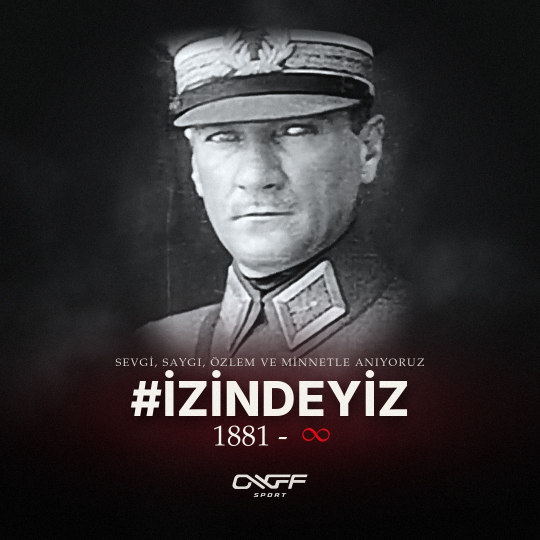
#> input picture test/test.jpg, 1080 x 1080 px (shown at 1/2 size)
$ python -i lib.py   (imports and definitions only)
#> lines starting #> are read from the running program, lines starting #| are printed output that depends on the picture
import sys
import os; sys.path.insert(0, os.path.dirname(os.path.abspath(__file__)))
from common import *
from PIL import ImageFont, ImageFilter

IX = "/usr/share/fonts/opentype/inter/Inter-"
def FI(w, s): return ImageFont.truetype(f"{IX}{w}.otf", s)

def cutout(path, gain=7, trim=True):
#> called with path = '../test/test.jpg', gain = 7, trim = True
    im = Image.open(path).convert("RGB")
#> im is the input picture: PIL image 1080x1080 RGB; mean R, G, B 51.1, 47.7, 48.9
    a = np.asarray(im).astype(np.float32)
    d = (255 - a).max(-1)
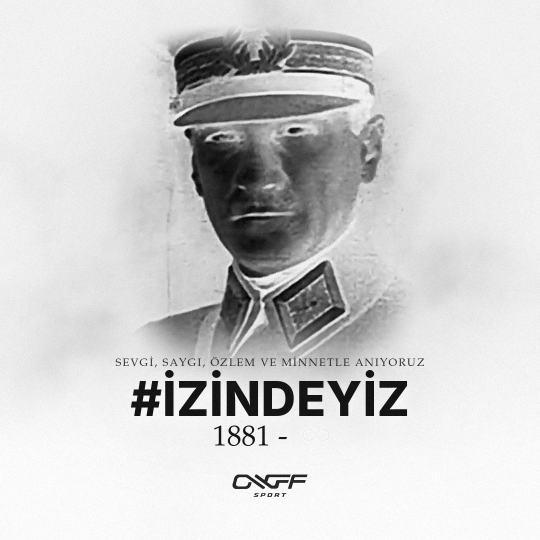
#> d: shape (1080, 1080) float32 (shown at 1/2 size); min 1, max 255, mean 208.4
    al = np.clip((d - 6) * gain, 0, 255).astype(np.uint8)
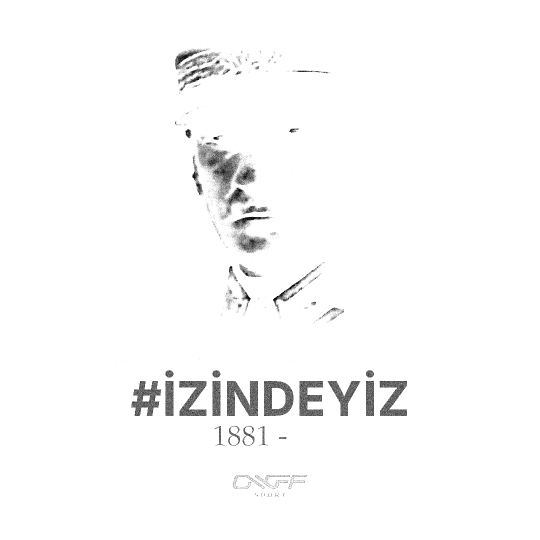
#> al: shape (1080, 1080) (shown at 1/2 size); min 0, max 255, mean 250
    out = im.convert("RGBA"); out.putalpha(Image.fromarray(al).filter(ImageFilter.GaussianBlur(0.6)))
    if trim:
        bb = Image.fromarray(al).point(lambda v: 255 if v > 30 else 0).getbbox()
#> bb = (0, 0, 1080, 1080)
        out = out.crop(bb)
    return out

# [24 lines left out: functions drop_shadow, grad_bg, strike, not called in this run]

def tr_price(s):  # "5.799,01 TRY" -> "5.799 TL"
    n = s.replace("TRY", "").strip().split(",")[0]
    return n + " TL"

# [25 lines left out: functions pill, cutout_noshadow, not called in this run]

>>> result = cutout('../test/test.jpg')
